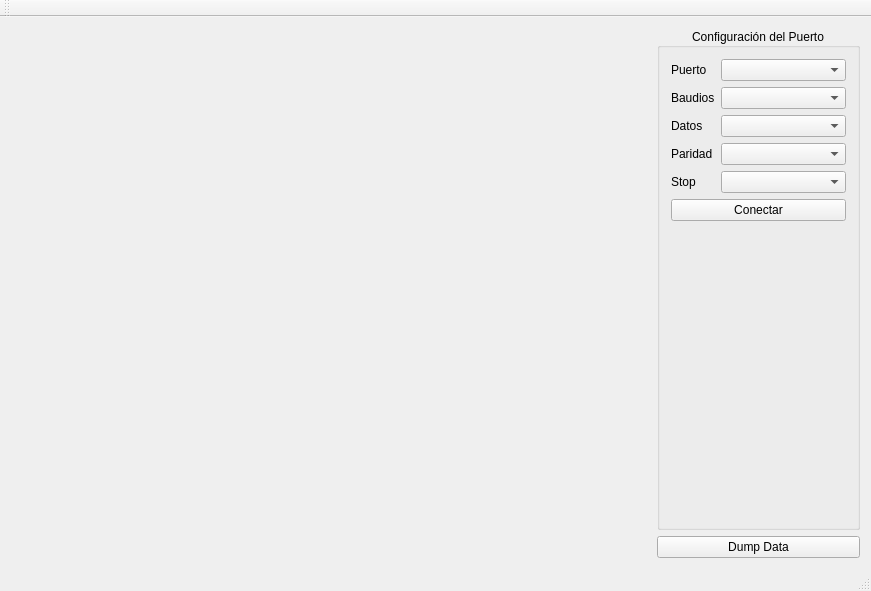
<?xml version="1.0" encoding="UTF-8"?>
<ui version="4.0">
 <class>MainWindow</class>
 <widget class="QMainWindow" name="MainWindow">
  <property name="geometry">
   <rect>
    <x>0</x>
    <y>0</y>
    <width>871</width>
    <height>591</height>
   </rect>
  </property>
  <property name="windowTitle">
   <string>MainWindow</string>
  </property>
  <widget class="QWidget" name="centralWidget">
   <layout class="QGridLayout" name="gridLayout">
    <item row="0" column="1">
     <widget class="QGroupBox" name="groupBox">
      <property name="maximumSize">
       <size>
        <width>300</width>
        <height>16777215</height>
       </size>
      </property>
      <property name="title">
       <string>Configuración del Puerto</string>
      </property>
      <property name="alignment">
       <set>Qt::AlignCenter</set>
      </property>
      <layout class="QFormLayout" name="formLayout">
       <property name="fieldGrowthPolicy">
        <enum>QFormLayout::AllNonFixedFieldsGrow</enum>
       </property>
       <item row="0" column="0">
        <widget class="QLabel" name="labelPort">
         <property name="text">
          <string>Puerto</string>
         </property>
        </widget>
       </item>
       <item row="0" column="1">
        <widget class="QComboBox" name="cbPort"/>
       </item>
       <item row="1" column="0">
        <widget class="QLabel" name="labelBaud">
         <property name="text">
          <string>Baudios</string>
         </property>
        </widget>
       </item>
       <item row="1" column="1">
        <widget class="QComboBox" name="cbBaud"/>
       </item>
       <item row="2" column="0">
        <widget class="QLabel" name="labelData">
         <property name="text">
          <string>Datos</string>
         </property>
        </widget>
       </item>
       <item row="2" column="1">
        <widget class="QComboBox" name="cbData"/>
       </item>
       <item row="3" column="0">
        <widget class="QLabel" name="labelParity">
         <property name="text">
          <string>Paridad</string>
         </property>
        </widget>
       </item>
       <item row="3" column="1">
        <widget class="QComboBox" name="cbParity"/>
       </item>
       <item row="4" column="0">
        <widget class="QLabel" name="labelStop">
         <property name="text">
          <string>Stop</string>
         </property>
        </widget>
       </item>
       <item row="4" column="1">
        <widget class="QComboBox" name="cbStop"/>
       </item>
       <item row="5" column="0" colspan="2">
        <widget class="QPushButton" name="pbConnect">
         <property name="text">
          <string>Conectar</string>
         </property>
        </widget>
       </item>
      </layout>
     </widget>
    </item>
    <item row="0" column="0">
     <widget class="QCustomPlot" name="graph" native="true">
      <property name="minimumSize">
       <size>
        <width>640</width>
        <height>480</height>
       </size>
      </property>
     </widget>
    </item>
    <item row="1" column="1">
     <widget class="QPushButton" name="pushButton">
      <property name="text">
       <string>Dump Data</string>
      </property>
     </widget>
    </item>
   </layout>
  </widget>
  <widget class="QMenuBar" name="menuBar">
   <property name="geometry">
    <rect>
     <x>0</x>
     <y>0</y>
     <width>871</width>
     <height>25</height>
    </rect>
   </property>
  </widget>
  <widget class="QToolBar" name="mainToolBar">
   <attribute name="toolBarArea">
    <enum>TopToolBarArea</enum>
   </attribute>
   <attribute name="toolBarBreak">
    <bool>false</bool>
   </attribute>
  </widget>
  <widget class="QStatusBar" name="statusBar"/>
 </widget>
 <layoutdefault spacing="6" margin="11"/>
 <customwidgets>
  <customwidget>
   <class>QCustomPlot</class>
   <extends>QWidget</extends>
   <header>qcustomplot.h</header>
   <container>1</container>
  </customwidget>
 </customwidgets>
 <resources/>
 <connections/>
</ui>
